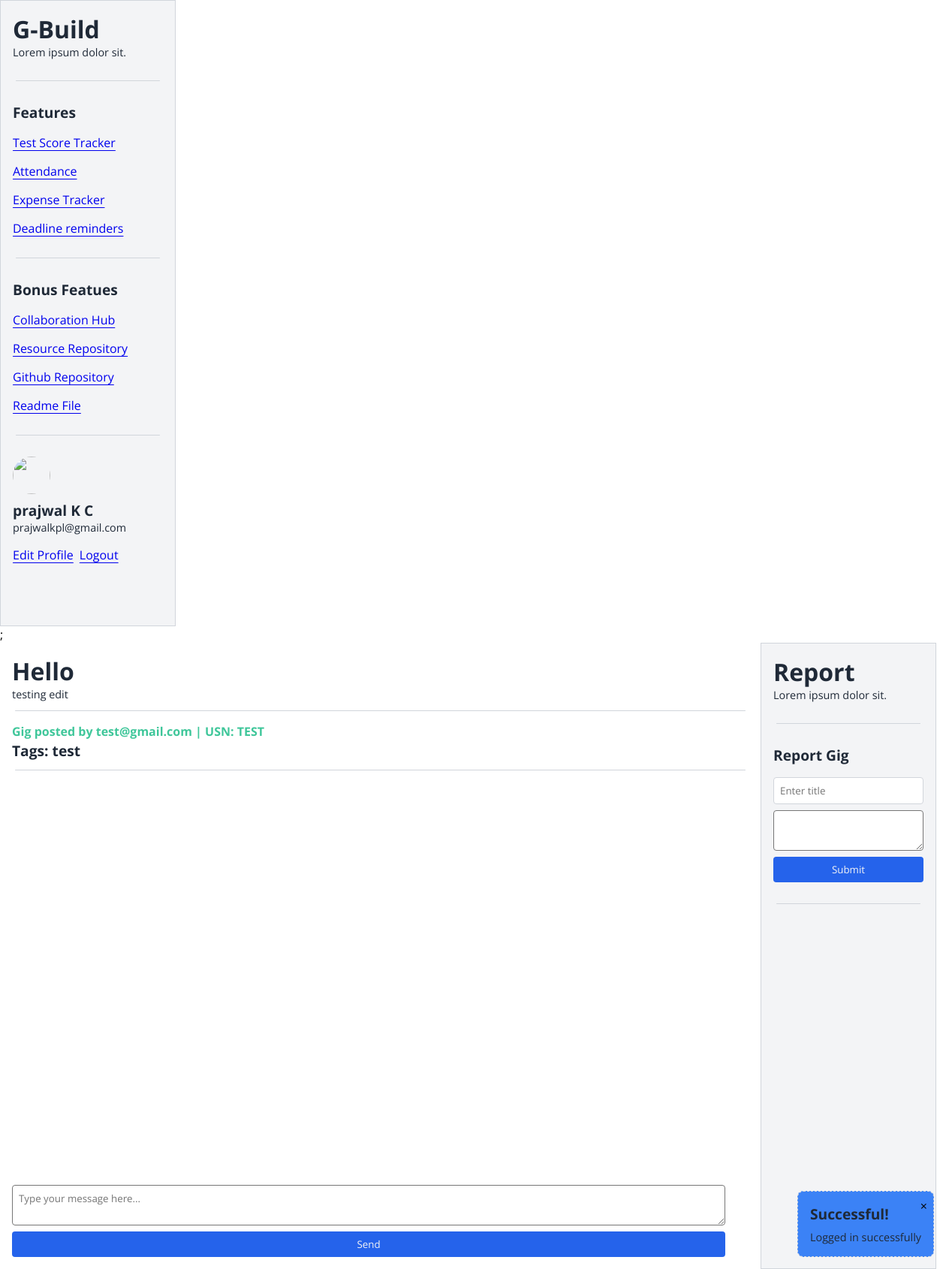
Screenshot of /index.php?page=gig&id=2 (signed in) with the database file from the repository.
### tables this page shows
CREATE TABLE `gigs` (
  `id` int(11) NOT NULL,
  `title` varchar(256) DEFAULT 'Not Given',
  `description` text DEFAULT NULL,
  `tags` varchar(256) DEFAULT NULL,
  `updated_at` timestamp NOT NULL DEFAULT current_timestamp() ON UPDATE current_timestamp(),
  `email` varchar(256) DEFAULT NULL,
  `usn` varchar(256) DEFAULT NULL
);

### php/functions.php (called while the page is built, shortened)
<?php
$conn = mysqli_connect(server, host, password, db_name);
function getGigById($gig_id)
{
    global $conn;
    $sql = "SELECT * FROM gigs WHERE id='$gig_id'";
    $result = mysqli_query($conn, $sql);
    $gig = null;
    if (mysqli_num_rows($result) == 1) {
        $gig = mysqli_fetch_assoc($result);
    }
    return $gig;
}

### pages/GigPage.php (the view, shortened to what this page needs)
<?php
require_once("./php/functions.php");
?>
<section class="dashboard__section">
    <div class="dashboard__section-left">
        <?php
        if (isset($_GET['id'])) {
            $gig_id = $_GET['id'];
            $gig = getGigById($gig_id);
            if ($gig) {
        ?>
                <div>
                    <h4><?= $gig['title'] ?></h4>
                    <p><?= $gig['description'] ?></p>
                </div>
                <div class="separator"></div>
                <h5 style="color: var(--success);">
                    <span style="font-size: 1rem;">Gig posted by <?= $gig['email'] ?> | USN: <?= $gig['usn'] ?></span>
                </h5>
                <h5>Tags: <?= $gig['tags'] ?></h5>
        <?php
            } else {
                echo "<p>Gig not found.</p>";
            }
        } else {
            echo "<p>Gig ID not provided.</p>";
        }
        ?>
        <div class="separator"></div>
        <div class="flex items-center gap-4">
            <div class="chat-ui" style="width:100%; height:70vh; display:flex; flex-direction:column; justify-content:space-between;">
                <form id="message-form" class="flex flex-col gap-2" style="position:fixed; bottom:1rem; max-width:950px; width:100%;">
                    <textarea name="message" id="message-input" placeholder="Type your message here..." required></textarea>
                    <button type="submit" class="primary__btn">Send</button>
                </form>
            </div>
        </div>
    </div>
    <div>
        <aside style="max-width: 200px; width: 100%; display: flex; flex-direction: column; gap: 1rem; z-index: 10; background-color: var(--primary); padding: 1rem; min-height: 100vh; margin-right: 30px;" class="border">
            <div>
                <h4>Report</h4>
                <p>Lorem ipsum dolor sit.</p>
            </div>
            <div class="separator"></div>
            <h5>Report Gig</h5>
            <div style="display: flex; flex-direction: column; gap: 1rem;">
                <form method="post" action=<?= "./php/actions.php?reportGig=" . $_GET['id'] ?> class="flex flex-col gap-2">
                    <input type="text" name="title" placeholder="Enter title" class="border" required>
                    <textarea name="remarks" id="remarks" cols="" rows="2" required></textarea>
                    <button class="primary__btn">Submit</button>
                </form>
            </div>
            <div class="separator"></div>
        </aside>
    </div>
</section>

### pages/globals.css (style rules this page uses)
* { padding: 0rem; margin: 0rem; font-family: "Open Sans", sans-serif; }
:root { --primary: #f3f4f6; --border: #d1d5db; --secondary: #1f2937; --accent: #2563eb; --danger: #ef4444; --success: #10b981; --warning: #f59e0b; --info: #3b82f6; }
.flex { display: flex; flex-wrap: wrap; }
.items-center { align-items: center; }
.flex { display: flex; }
.flex-col { flex-direction: column; }
p { font-size: 0.9rem; color: var(--secondary); }
h1, h2, h3, h4, h5, h6 { padding: 0px; margin: 0px; background-color: transparent; }
h4 { font-size: 2rem; color: var(--secondary); }
h5 { font-size: 1.2rem; color: var(--secondary); }
span { font-size: 0.75rem; opacity: 0.8; background-color: transparent; }
input, select, textarea { padding: 0.5rem; border-radius: 0.25rem; }
.border { border: 1px solid var(--border); }
.gap-2 { gap: 0.5rem; }
.primary__btn { background-color: var(--accent); color: var(--primary); padding: 0.5rem 1rem; border: 1px solid var(--border); border-radius: 0.25rem; border: none; cursor: pointer; }
.separator { content: " "; max-width: 100%; height: 1px; border-radius: 10px; color: var(--border); background-color: var(--border); margin: 0.75rem 0.25rem; }
.dashboard__section { display: flex; max-width: 1250px; min-width: 1250px; width: 100%; justify-content: space-between; }
.dashboard__section-left { padding: 1rem 1rem; width: 100%; height: 100vh; overflow: auto; }

### rows the page displays
gigs: title "Hello", description "testing edit", email "test@gmail.com", usn "TEST", tags "test"

### other values shown
$success "Logged in successfully"
$_SESSION['user']['name'] "prajwal K C"
$_SESSION['user']['email'] "prajwalkpl@gmail.com"
